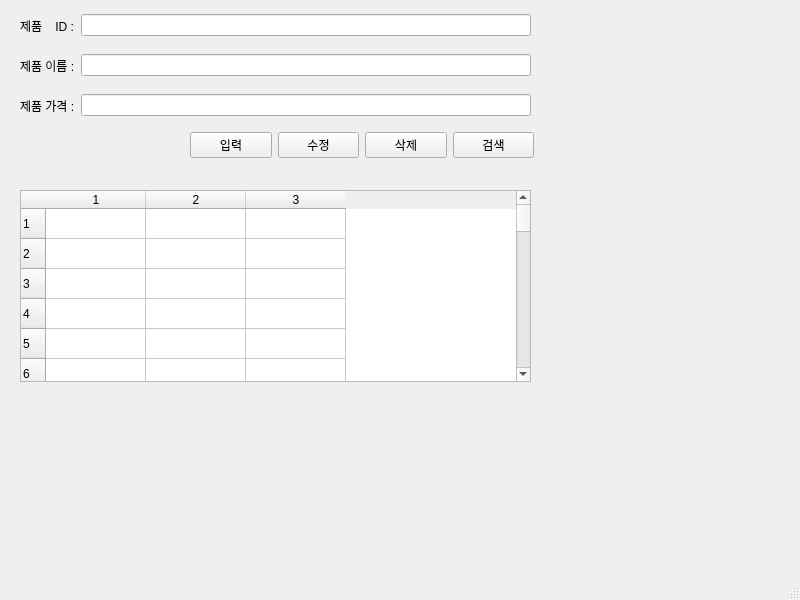
<?xml version="1.0" encoding="UTF-8"?>
<ui version="4.0">
 <class>MainWindow</class>
 <widget class="QMainWindow" name="MainWindow">
  <property name="geometry">
   <rect>
    <x>0</x>
    <y>0</y>
    <width>800</width>
    <height>600</height>
   </rect>
  </property>
  <property name="windowTitle">
   <string>MainWindow</string>
  </property>
  <widget class="QWidget" name="centralwidget">
   <widget class="QWidget" name="horizontalLayoutWidget">
    <property name="geometry">
     <rect>
      <x>20</x>
      <y>10</y>
      <width>511</width>
      <height>31</height>
     </rect>
    </property>
    <layout class="QHBoxLayout" name="horizontalLayout">
     <item>
      <widget class="QLabel" name="label">
       <property name="text">
        <string>제품    ID :</string>
       </property>
      </widget>
     </item>
     <item>
      <widget class="QLineEdit" name="prodID"/>
     </item>
    </layout>
   </widget>
   <widget class="QWidget" name="horizontalLayoutWidget_2">
    <property name="geometry">
     <rect>
      <x>20</x>
      <y>50</y>
      <width>511</width>
      <height>31</height>
     </rect>
    </property>
    <layout class="QHBoxLayout" name="horizontalLayout_2">
     <item>
      <widget class="QLabel" name="label_2">
       <property name="text">
        <string>제품 이름 :</string>
       </property>
      </widget>
     </item>
     <item>
      <widget class="QLineEdit" name="prodName"/>
     </item>
    </layout>
   </widget>
   <widget class="QWidget" name="horizontalLayoutWidget_3">
    <property name="geometry">
     <rect>
      <x>20</x>
      <y>90</y>
      <width>511</width>
      <height>31</height>
     </rect>
    </property>
    <layout class="QHBoxLayout" name="horizontalLayout_3">
     <item>
      <widget class="QLabel" name="label_3">
       <property name="text">
        <string>제품 가격 :</string>
       </property>
      </widget>
     </item>
     <item>
      <widget class="QLineEdit" name="prodPrice"/>
     </item>
    </layout>
   </widget>
   <widget class="QWidget" name="horizontalLayoutWidget_4">
    <property name="geometry">
     <rect>
      <x>190</x>
      <y>130</y>
      <width>344</width>
      <height>31</height>
     </rect>
    </property>
    <layout class="QHBoxLayout" name="horizontalLayout_4">
     <item>
      <widget class="QPushButton" name="pushButton_2">
       <property name="text">
        <string>입력</string>
       </property>
      </widget>
     </item>
     <item>
      <widget class="QPushButton" name="pushButton_4">
       <property name="text">
        <string>수정</string>
       </property>
      </widget>
     </item>
     <item>
      <widget class="QPushButton" name="pushButton_3">
       <property name="text">
        <string>삭제</string>
       </property>
      </widget>
     </item>
     <item>
      <widget class="QPushButton" name="pushButton">
       <property name="text">
        <string>검색</string>
       </property>
      </widget>
     </item>
    </layout>
   </widget>
   <widget class="QTableWidget" name="tableWidget">
    <property name="geometry">
     <rect>
      <x>20</x>
      <y>190</y>
      <width>511</width>
      <height>192</height>
     </rect>
    </property>
    <property name="rowCount">
     <number>100</number>
    </property>
    <property name="columnCount">
     <number>3</number>
    </property>
    <row/>
    <row/>
    <row/>
    <row/>
    <row/>
    <row/>
    <row/>
    <row/>
    <row/>
    <row/>
    <row/>
    <row/>
    <row/>
    <row/>
    <row/>
    <row/>
    <row/>
    <row/>
    <row/>
    <row/>
    <row/>
    <row/>
    <row/>
    <row/>
    <row/>
    <row/>
    <row/>
    <row/>
    <row/>
    <row/>
    <row/>
    <row/>
    <row/>
    <row/>
    <row/>
    <row/>
    <row/>
    <row/>
    <row/>
    <row/>
    <row/>
    <row/>
    <row/>
    <row/>
    <row/>
    <row/>
    <row/>
    <row/>
    <row/>
    <row/>
    <row/>
    <row/>
    <row/>
    <row/>
    <row/>
    <row/>
    <row/>
    <row/>
    <row/>
    <row/>
    <row/>
    <row/>
    <row/>
    <row/>
    <row/>
    <row/>
    <row/>
    <row/>
    <row/>
    <row/>
    <row/>
    <row/>
    <row/>
    <row/>
    <row/>
    <row/>
    <row/>
    <row/>
    <row/>
    <row/>
    <row/>
    <row/>
    <row/>
    <row/>
    <row/>
    <row/>
    <row/>
    <row/>
    <row/>
    <row/>
    <row/>
    <row/>
    <row/>
    <row/>
    <row/>
    <row/>
    <row/>
    <row/>
    <row/>
    <row/>
    <column/>
    <column/>
    <column/>
   </widget>
  </widget>
  <widget class="QMenuBar" name="menubar">
   <property name="geometry">
    <rect>
     <x>0</x>
     <y>0</y>
     <width>800</width>
     <height>33</height>
    </rect>
   </property>
  </widget>
  <widget class="QStatusBar" name="statusbar"/>
 </widget>
 <resources/>
 <connections>
  <connection>
   <sender>pushButton_2</sender>
   <signal>clicked()</signal>
   <receiver>MainWindow</receiver>
   <slot>addProduct()</slot>
   <hints>
    <hint type="sourcelabel">
     <x>221</x>
     <y>180</y>
    </hint>
    <hint type="destinationlabel">
     <x>224</x>
     <y>206</y>
    </hint>
   </hints>
  </connection>
  <connection>
   <sender>pushButton_4</sender>
   <signal>clicked()</signal>
   <receiver>MainWindow</receiver>
   <slot>updateProduct()</slot>
   <hints>
    <hint type="sourcelabel">
     <x>311</x>
     <y>180</y>
    </hint>
    <hint type="destinationlabel">
     <x>318</x>
     <y>212</y>
    </hint>
   </hints>
  </connection>
  <connection>
   <sender>pushButton_3</sender>
   <signal>clicked()</signal>
   <receiver>MainWindow</receiver>
   <slot>removeProduct()</slot>
   <hints>
    <hint type="sourcelabel">
     <x>402</x>
     <y>176</y>
    </hint>
    <hint type="destinationlabel">
     <x>411</x>
     <y>197</y>
    </hint>
   </hints>
  </connection>
  <connection>
   <sender>pushButton</sender>
   <signal>clicked()</signal>
   <receiver>MainWindow</receiver>
   <slot>getProduct()</slot>
   <hints>
    <hint type="sourcelabel">
     <x>497</x>
     <y>178</y>
    </hint>
    <hint type="destinationlabel">
     <x>497</x>
     <y>208</y>
    </hint>
   </hints>
  </connection>
 </connections>
 <slots>
  <slot>addProduct()</slot>
  <slot>removeProduct()</slot>
  <slot>updateProduct()</slot>
  <slot>getProduct()</slot>
 </slots>
</ui>
